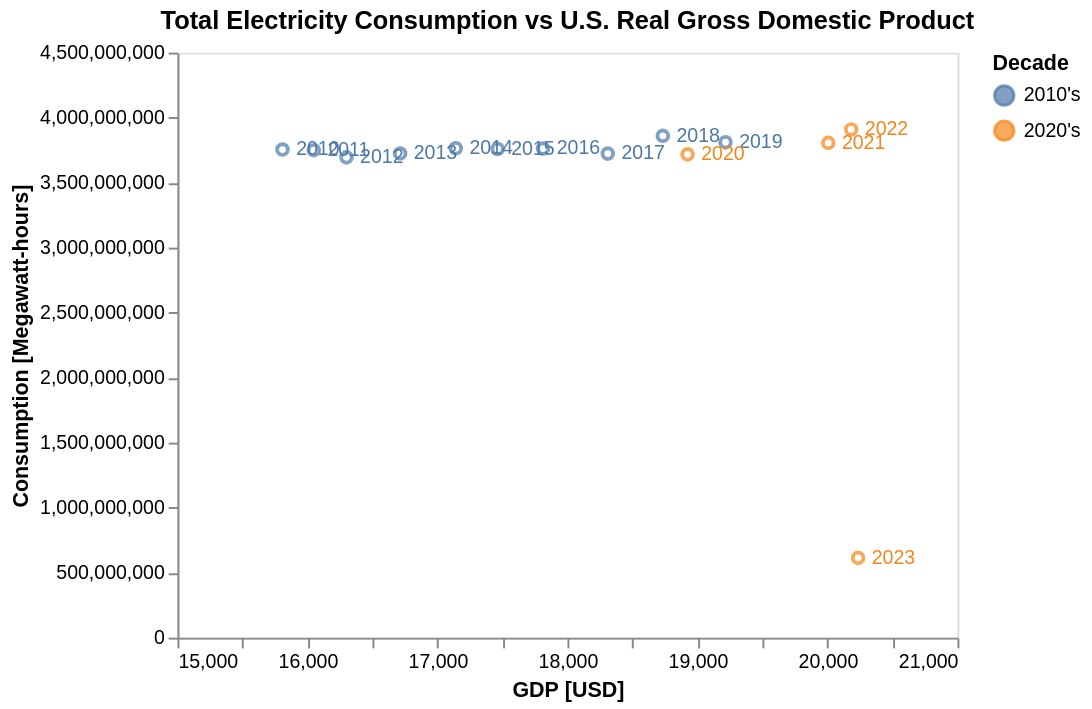

Here is the Vega-Lite specification saved for this chart:
### Vega-Lite specification from a JSON file in a GitHub repository (floating-point values rounded to 4 significant figures)
{"config": {"view": {"continuousWidth": 400, "continuousHeight": 300}}, "layer": [{"mark": "point", "encoding": {"color": {"field": "decade", "title": "Decade", "type": "nominal"}, "x": {"axis": {"grid": false, "title": "GDP [USD]"}, "field": "GDP", "scale": {"padding": 35, "zero": false}, "type": "quantitative"}, "y": {"axis": {"grid": false, "title": "Consumption [Megawatt-hours]"}, "field": "Megawatt-hours", "scale": {"padding": 35, "zero": false}, "type": "quantitative"}}, "title": "Total Electricity Consumption vs U.S. Real Gross Domestic Product"}, {"mark": {"type": "text", "align": "left", "baseline": "middle", "dx": 7, "size": 10}, "encoding": {"color": {"field": "decade", "title": "Decade", "type": "nominal"}, "text": {"field": "year", "type": "nominal"}, "x": {"axis": {"grid": false, "title": "GDP [USD]"}, "field": "GDP", "scale": {"padding": 35, "zero": false}, "type": "quantitative"}, "y": {"axis": {"grid": false, "title": "Consumption [Megawatt-hours]"}, "field": "Megawatt-hours", "scale": {"padding": 35, "zero": false}, "type": "quantitative"}}, "title": "Total Electricity Consumption vs U.S. Real Gross Domestic Product"}], "data": {"values": [{"Year": "2010-12-31T00:00:00", "Megawatt-hours": 3754841377, "GDP": 15810.0, "rt_start": "2021-07-29", "rt_end": "2021-07-28", "year": 2010, "decade": "2010's"}, {"Year": "2011-12-31T00:00:00", "Megawatt-hours": 3749846184, "GDP": 16050.0, "rt_start": "2021-07-29", "rt_end": "2021-07-28", "year": 2011, "decade": "2010's"}, {"Year": "2012-12-31T00:00:00", "Megawatt-hours": 3694649791, "GDP": 16300.0, "rt_start": "2021-07-29", "rt_end": "2021-07-28", "year": 2012, "decade": "2010's"}, {"Year": "2013-12-31T00:00:00", "Megawatt-hours": 3725000000.0, "GDP": 16710.0, "rt_start": "2021-07-29", "rt_end": "2021-07-28", "year": 2013, "decade": "2010's"}, {"Year": "2014-12-31T00:00:00", "Megawatt-hours": 3765000000.0, "GDP": 17140.0, "rt_start": "2021-07-29", "rt_end": "2021-07-28", "year": 2014, "decade": "2010's"}, {"Year": "2015-12-31T00:00:00", "Megawatt-hours": 3759000000.0, "GDP": 17460.0, "rt_start": "2021-07-29", "rt_end": "2021-07-28", "year": 2015, "decade": "2010's"}, {"Year": "2016-12-31T00:00:00", "Megawatt-hours": 3762000000.0, "GDP": 17810.0, "rt_start": "2021-07-29", "rt_end": "2021-07-28", "year": 2016, "decade": "2010's"}, {"Year": "2017-12-31T00:00:00", "Megawatt-hours": 3723000000.0, "GDP": 18310.0, "rt_start": "2022-09-29", "rt_end": "2022-09-28", "year": 2017, "decade": "2010's"}, {"Year": "2018-12-31T00:00:00", "Megawatt-hours": 3860000000.0, "GDP": 18730.0, "rt_start": "2022-09-29", "rt_end": "2022-09-28", "year": 2018, "decade": "2010's"}, {"Year": "2019-12-31T00:00:00", "Megawatt-hours": 3811000000.0, "GDP": 19220.0, "rt_start": "2022-09-29", "rt_end": "2022-09-28", "year": 2019, "decade": "2010's"}, {"Year": "2020-12-31T00:00:00", "Megawatt-hours": 3718000000.0, "GDP": 18920.0, "rt_start": "2022-09-29", "rt_end": "2022-09-28", "year": 2020, "decade": "2020's"}, {"Year": "2021-12-31T00:00:00", "Megawatt-hours": 3806000000.0, "GDP": 20010.0, "rt_start": "2022-09-29", "rt_end": "2022-09-28", "year": 2021, "decade": "2020's"}, {"Year": "2022-12-31T00:00:00", "Megawatt-hours": 3909000000.0, "GDP": 20180.0, "rt_start": "2023-03-30", "rt_end": "2023-03-29", "year": 2022, "decade": "2020's"}, {"Year": "2023-12-31T00:00:00", "Megawatt-hours": 613500000.0, "GDP": 20240.0, "rt_start": "2023-04-27", "year": 2023, "decade": "2020's"}]}, "$schema": "https://vega.github.io/schema/vega-lite/v5.json"}
